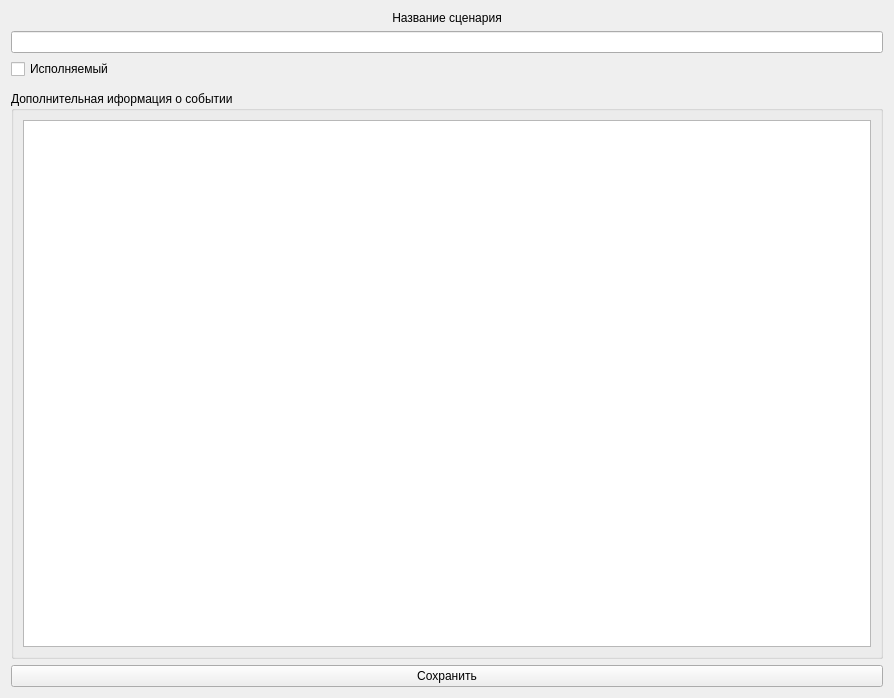
<?xml version="1.0" encoding="UTF-8"?>
<ui version="4.0">
 <class>Form</class>
 <widget class="QWidget" name="Form">
  <property name="geometry">
   <rect>
    <x>0</x>
    <y>0</y>
    <width>894</width>
    <height>698</height>
   </rect>
  </property>
  <property name="windowTitle">
   <string>Редактирование сценария</string>
  </property>
  <layout class="QVBoxLayout" name="verticalLayout">
   <item>
    <layout class="QVBoxLayout" name="verticalLayout_3">
     <item>
      <widget class="QLabel" name="label">
       <property name="sizePolicy">
        <sizepolicy hsizetype="Preferred" vsizetype="Fixed">
         <horstretch>0</horstretch>
         <verstretch>0</verstretch>
        </sizepolicy>
       </property>
       <property name="text">
        <string>Название сценария</string>
       </property>
       <property name="alignment">
        <set>Qt::AlignBottom|Qt::AlignHCenter</set>
       </property>
      </widget>
     </item>
     <item>
      <widget class="QLineEdit" name="leAction"/>
     </item>
    </layout>
   </item>
   <item>
    <widget class="QCheckBox" name="checkBox">
     <property name="text">
      <string>Исполняемый</string>
     </property>
    </widget>
   </item>
   <item>
    <widget class="QGroupBox" name="groupBox">
     <property name="sizePolicy">
      <sizepolicy hsizetype="Expanding" vsizetype="Expanding">
       <horstretch>0</horstretch>
       <verstretch>0</verstretch>
      </sizepolicy>
     </property>
     <property name="maximumSize">
      <size>
       <width>16777215</width>
       <height>0</height>
      </size>
     </property>
     <property name="title">
      <string>Поле ввода Python скрипта</string>
     </property>
     <layout class="QGridLayout" name="gridLayout">
      <item row="0" column="0">
       <widget class="QTextEdit" name="teScrypt">
        <property name="sizePolicy">
         <sizepolicy hsizetype="Preferred" vsizetype="Preferred">
          <horstretch>0</horstretch>
          <verstretch>0</verstretch>
         </sizepolicy>
        </property>
        <property name="lineWrapMode">
         <enum>QTextEdit::NoWrap</enum>
        </property>
       </widget>
      </item>
     </layout>
    </widget>
   </item>
   <item>
    <widget class="QGroupBox" name="groupBox_2">
     <property name="sizePolicy">
      <sizepolicy hsizetype="Expanding" vsizetype="Preferred">
       <horstretch>0</horstretch>
       <verstretch>0</verstretch>
      </sizepolicy>
     </property>
     <property name="title">
      <string>Дополнительная иформация о событии</string>
     </property>
     <layout class="QVBoxLayout" name="verticalLayout_2">
      <item>
       <widget class="QTextEdit" name="teNote">
        <property name="sizePolicy">
         <sizepolicy hsizetype="Expanding" vsizetype="Preferred">
          <horstretch>0</horstretch>
          <verstretch>0</verstretch>
         </sizepolicy>
        </property>
       </widget>
      </item>
     </layout>
    </widget>
   </item>
   <item>
    <layout class="QHBoxLayout" name="horizontalLayout">
     <item>
      <widget class="QPushButton" name="pbSave">
       <property name="text">
        <string>Сохранить</string>
       </property>
      </widget>
     </item>
    </layout>
   </item>
  </layout>
 </widget>
 <resources/>
 <connections/>
</ui>
